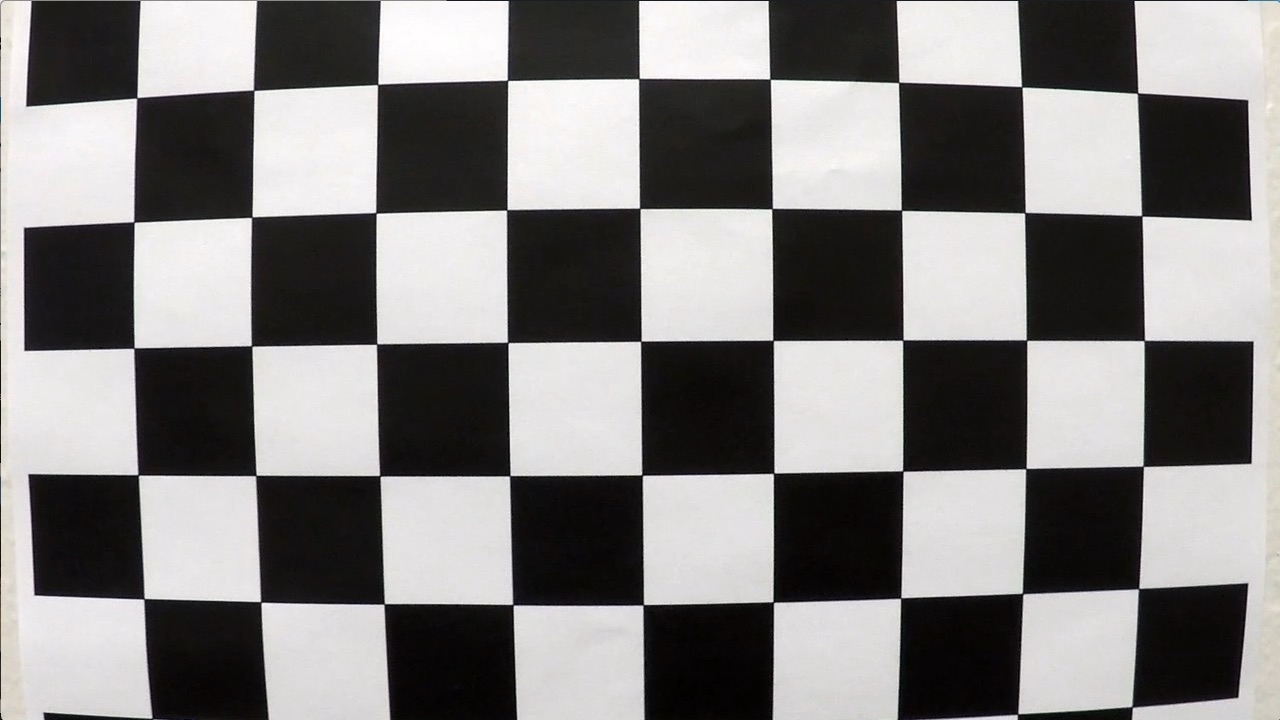
#> input picture img/Udacity/calib/calibration1.jpg, 1280 x 720 px
$ jupyter execute --allow-errors Projekt_Spurerkennung_v2.ipynb   (text cells are left out)
#> lines starting #> are read from the running program, lines starting #| are printed output that depends on the picture; after the words box and inside, x2 and y2 are one past the last pixel; in counts of white or black regions, pixels touching at a corner belong together; long printed decimals are rounded; pictures that were not available may be replaced by others from this repository, and a replacement may not be noted
[cell 1]
import cv2 as cv
from matplotlib import pyplot as plt
import numpy as np
import os
import glob
import time

print('Willkommen beim Projekt "Erkennung von Spurmarkierungen"')

[cell 2]
# termination criteria
criteria = (cv.TERM_CRITERIA_EPS + cv.TERM_CRITERIA_MAX_ITER, 30, 0.001)

grid_size = (9, 6)

# prepare object points, like (0,0,0), (1,0,0), (2,0,0) ....,(6,5,0)
objp = np.zeros((grid_size[0] * grid_size[1],3), np.float32)
objp[:,:2] = np.mgrid[0:grid_size[0],0:grid_size[1]].T.reshape(-1,2)

# Arrays to store object points and image points from all the images.
objpoints = [] # 3d point in real world space
imgpoints = [] # 2d points in image plane.

# read the chessboard imag
images = glob.glob('./img/Udacity/calib/*.jpg')
# images = [
#     'img/Udacity/calib/calibration1.jpg',
#     ]
for file_name in images:
    board = cv.cvtColor(cv.imread(file_name), cv.COLOR_BGR2RGB)
    gray_board = cv.cvtColor(board, cv.COLOR_RGB2GRAY)

    # Find the chess board corners
    ret, corners = cv.findChessboardCorners(gray_board, grid_size, None)
#> ret = False; corners = None

    # If found, add object points, image points (after refining them)
    if ret == True:
        objpoints.append(objp)
        corners2 = cv.cornerSubPix(gray_board,corners, (11,11), (-1,-1), criteria)
        imgpoints.append(corners)

        # Draw and display the corners
        cv.drawChessboardCorners(board, grid_size, corners2, ret)
        cv.imshow("img", board)
        print(file_name)
        if cv.waitKey(100) & 0xFF == ord('q'):
                break
#> pass 2 of the loop `for file_name in images:`:
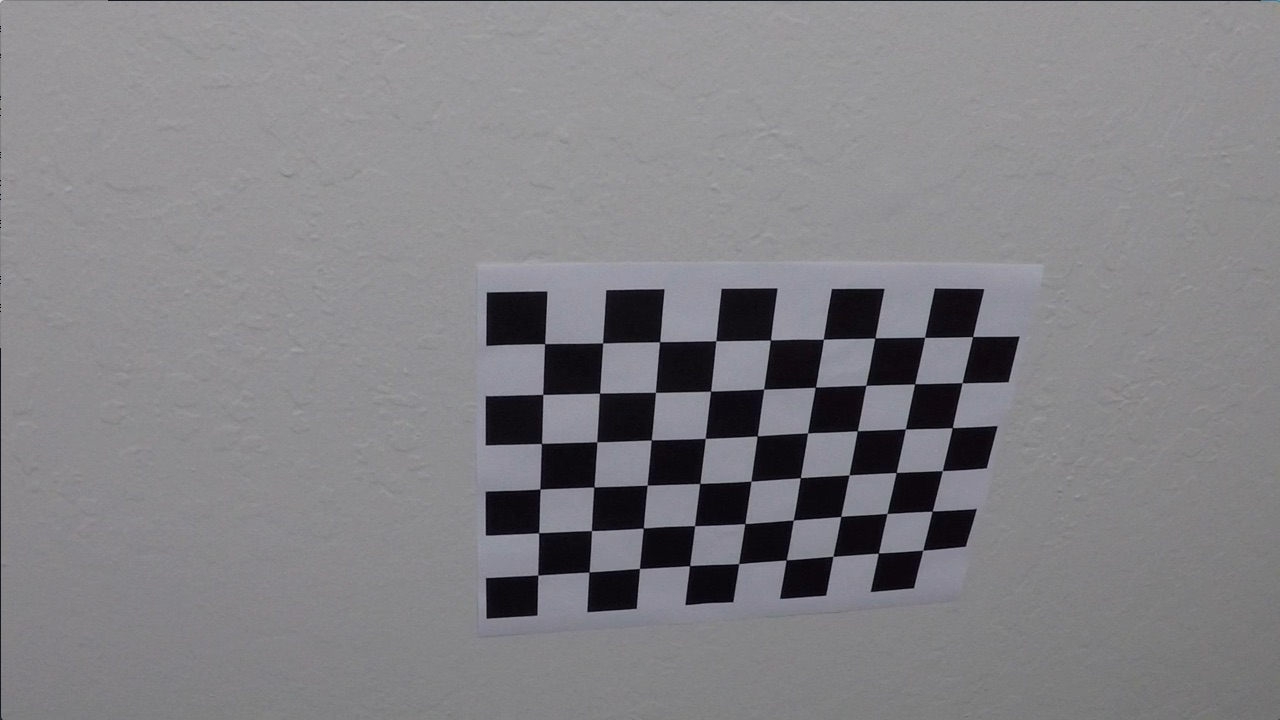
#> input picture img/Udacity/calib/calibration10.jpg, 1280 x 720 px
#> `ret, corners = cv.findChessboardCorners(gray_board, grid_size, None)`: ret = True; corners = 54 rows, first 8: [545.3, 343.1], [602.7, 342.8], [660.1, 341.3], [715.8, 340.7], [770.6, 340], [823.5, 339.2], [874.3, 338.5], [925.1, 337.4]
#> corners2 = 54 rows, first 8: [544.6, 343.6], [602.6, 343], [659.6, 341.7], [715.8, 340.7], [770.4, 339.9], [823.4, 339.3], [874.9, 337.9], [924.6, 337.3]
#> `cv.drawChessboardCorners(board, grid_size, corners2, ret)`:
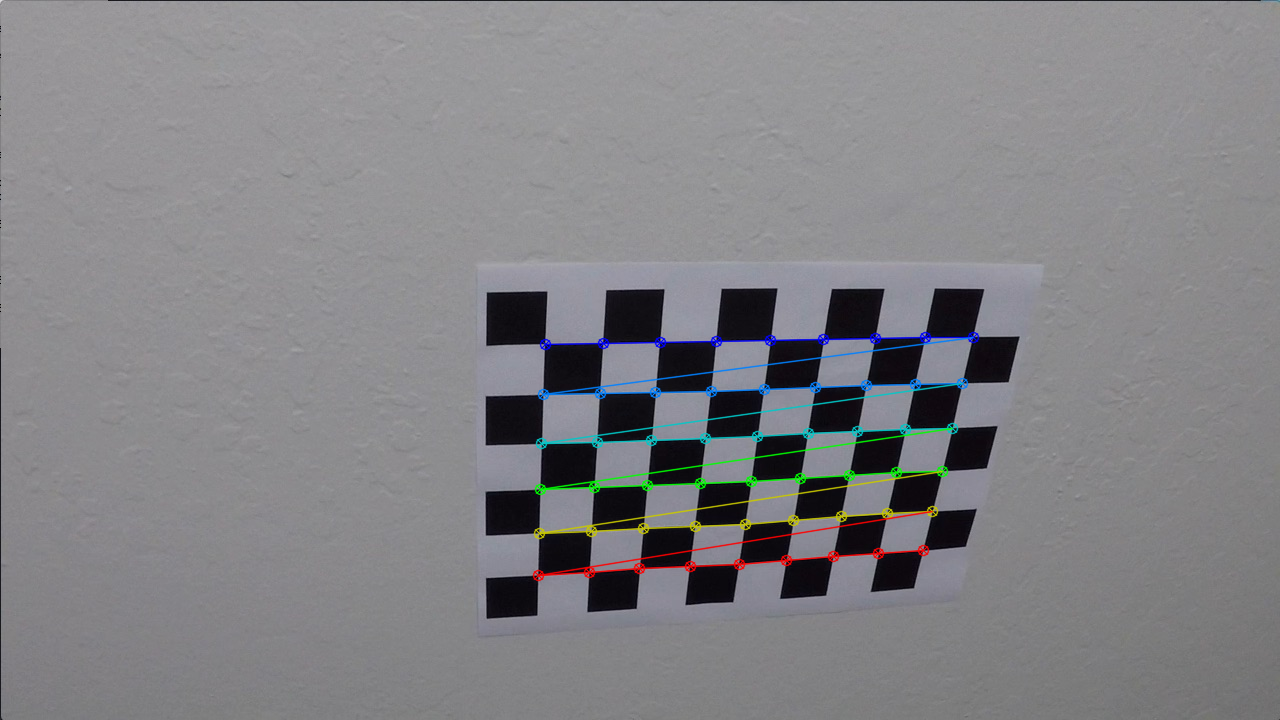
#> board: shape (720, 1280, 3); mean R, G, B 130.3, 130, 133.3
#> (key q is pressed here)

cv.destroyAllWindows()

[cell 3]
def errorRate(rvecs, tvecs, mtx, dist):
    mean_error = 0
    for i in range(len(objpoints)):
        imgpoints2, _ = cv.projectPoints(objpoints[i], rvecs[i], tvecs[i], mtx, dist)
        error = cv.norm(imgpoints[i], imgpoints2, cv.NORM_L2)/len(imgpoints2)
        mean_error += error
    return "total error: {}".format(mean_error/len(objpoints))

def equalize(img):
    h,  w = img.shape[:2]
    newcameramtx, roi = cv.getOptimalNewCameraMatrix(mtx, dist, (w,h), 1, (w,h))

    # undistort
    img = cv.undistort(img, mtx, dist, None, newcameramtx)

    # crop the image
    x, y, w, h = roi
    img = img[y:y+h, x:x+w]

    return img

# Generate the matrix and distortion coefficients
ret, mtx, dist, rvecs, tvecs = cv.calibrateCamera(objpoints, imgpoints, gray_board.shape[::-1], None, None)
#> ret = 0.409; mtx = [[1219.3, 0, 679.7], [0, 1242.7, 348], [0, 0, 1]]; dist = [[-0.865, 12.71, -0.00199, -0.0099, -76.42]]; rvecs = ([0.512, -0.209, 0.0358],); tvecs = ([-2.3, -0.0691, 20.64],)

# Get the Re-projection error rate. This is the average distance between the
# predicted and actual points. The lower the error, the better the
# fit.
print(errorRate(rvecs, tvecs, mtx, dist))
#> the loop in errorRate, `for i in range(len(objpoints)):` made 1 pass
#> (error, mean_error) on pass 1: (0.0556, 0.0556)
#> after the loop in errorRate, `for i in range(len(objpoints)):`: mean_error = 0.0556
#| total error: 0.05562

img = cv.imread('img/Udacity/calib/calibration3.jpg')
#> (the rest of this cell did not finish here and is left out)

[cell 4]
errorRate(rvecs, tvecs, mtx, dist)
#> the loop in errorRate (call 2), `for i in range(len(objpoints)):` made 1 pass
#> Out = 'total error: 0.055619486627461995'

[cell 5]
def get_transformation_coordinates(height, width):
    #first x coordinate, then y (yes confusing)
    src_top_left = [595, 384]
    src_top_right = [635, 384]
    src_bot_left = [320, 579]
    src_bot_right = [964, 579]

    # [4 lines of commented-out code are left out]
    src = [src_top_left, src_top_right, src_bot_left, src_bot_right]

    dst_top_left = [300,0]
    dst_top_right = [980,0]
    dst_bot_left = [350,620]
    dst_bot_right = [980,620]
    dst = [dst_top_left, dst_top_right, dst_bot_left, dst_bot_right]

    return src, dst


def calculate_matrix(img):

    height = len(img) -1
    width = len(img[0]) -1

    src_coor, dst_coor = get_transformation_coordinates(height, width)
    src = np.float32([src_coor[0], src_coor[1], src_coor[2], src_coor[3]])
    dst = np.float32([dst_coor[0], dst_coor[1], dst_coor[2], dst_coor[3]])

    M = cv.getPerspectiveTransform(src,dst)
    M_reversed = cv.getPerspectiveTransform(dst, src)

    return M, M_reversed

def transform_image_perspective(img):
    M, M_reversed = calculate_matrix(img)

    img_transformed = cv.warpPerspective(img,M,(img.shape[1], img.shape[0]),flags=cv.INTER_LINEAR) #TODO: possibly change this flag in future versions, maybe: INTER_NEAREST

    return img_transformed, M_reversed


def set_points_in_picture(img):
    height = len(img) -1
    width = len(img[0]) -1

    src_coor, _= get_transformation_coordinates(height, width)
    src = np.float32([src_coor[0], src_coor[1], src_coor[2], src_coor[3]])

    for val in src:
        cv.circle(img,(int(val[0]),int(val[1])),5,(0,255,0),-1)

    return img

#> (the rest of this cell did not finish here and is left out)

[cell 6]
# Window size
WIN_X = 1280
WIN_Y = 720

def showVideo(path, showBird = False, preprocess = None):
    # Load video
    video = cv.VideoCapture(path)
    prev_frame_time = 0
    new_frame_time = 0

    # While the video is running
    while(video.isOpened()):
        ret, frame = video.read()
        transformed = None

        # Break if video is finish or no input
        if not ret:
            break

        # Do here the image processing
        # Do operations on the frame
        frame = cv.resize(frame, (WIN_X, WIN_Y))
        frame = equalize(frame)

        if showBird:
            transformed, M_reversed = transform_image_perspective(frame)
        if preprocess is not None:
            frame = preprocess(frame)


        # Put bird view points into the video
        if showBird:
                frame = set_points_in_picture(frame)
        font = cv.FONT_HERSHEY_SIMPLEX
        new_frame_time = time.time()

        # Calculate Frame Rate
        fps = 1/(new_frame_time-prev_frame_time)
        prev_frame_time = new_frame_time
        fps = int(fps)
        fps = str(fps)

        # Put fps on the screen
        cv.putText(frame, fps, (7, 21), font, 1, (100, 100, 100), 2, cv.LINE_AA)

        if showBird:
            cv.putText(transformed, fps, (7, 21), font, 1, (100, 100, 100), 2, cv.LINE_AA)

        cv.imshow('Video', frame)
        if showBird: cv.imshow('transformed', transformed)

        # press 'Q' for exit
        if cv.waitKey(1) & 0xFF == ord('q'):
            break


    # Stop video and close window
    video.release()
    cv.destroyAllWindows()

# Path to video
video = "img/Udacity/project_video.mp4"
videoHarder = "img/Udacity/challenge_video.mp4"
videoHardest = "img/Udacity/harder_challenge_video.mp4"

showVideo(video, showBird = True, preprocess = None)
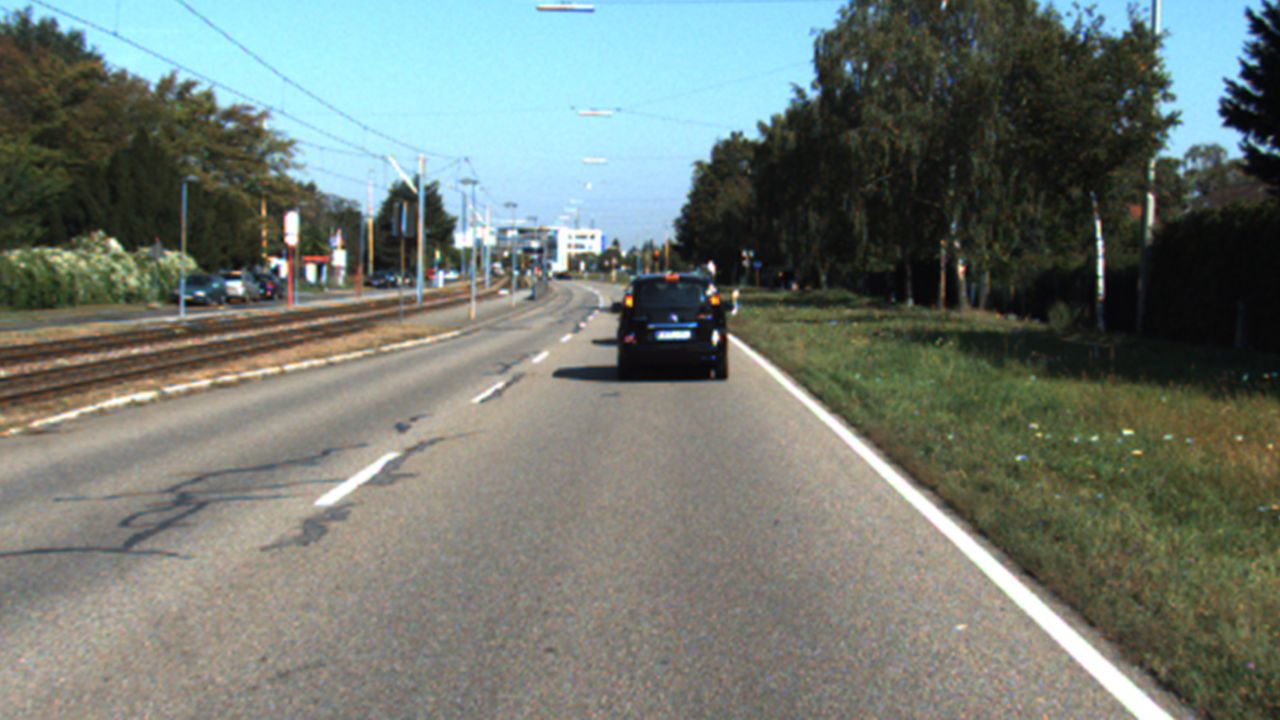
#> input picture img/KITTI/image009.jpg, 1280 x 720 px, given in place of project_video.mp4, which was not available
#> in showVideo, frame is the input picture: shape (720, 1280, 3); mean B, G, R 113.6, 120.7, 112.6
#> in equalize (call 3), `newcameramtx, roi = cv.getOptimalNewCameraMatrix(mtx, dist, (w,h), 1, ..`: newcameramtx = [[1219.3, 0, 679.7], [0, 1002.4, 397.7], [0, 0, 1]]; roi = (0, 117, 1279, 580)
#> in equalize (call 3), `img = cv.undistort(img, mtx, dist, None, newcameramtx)`:
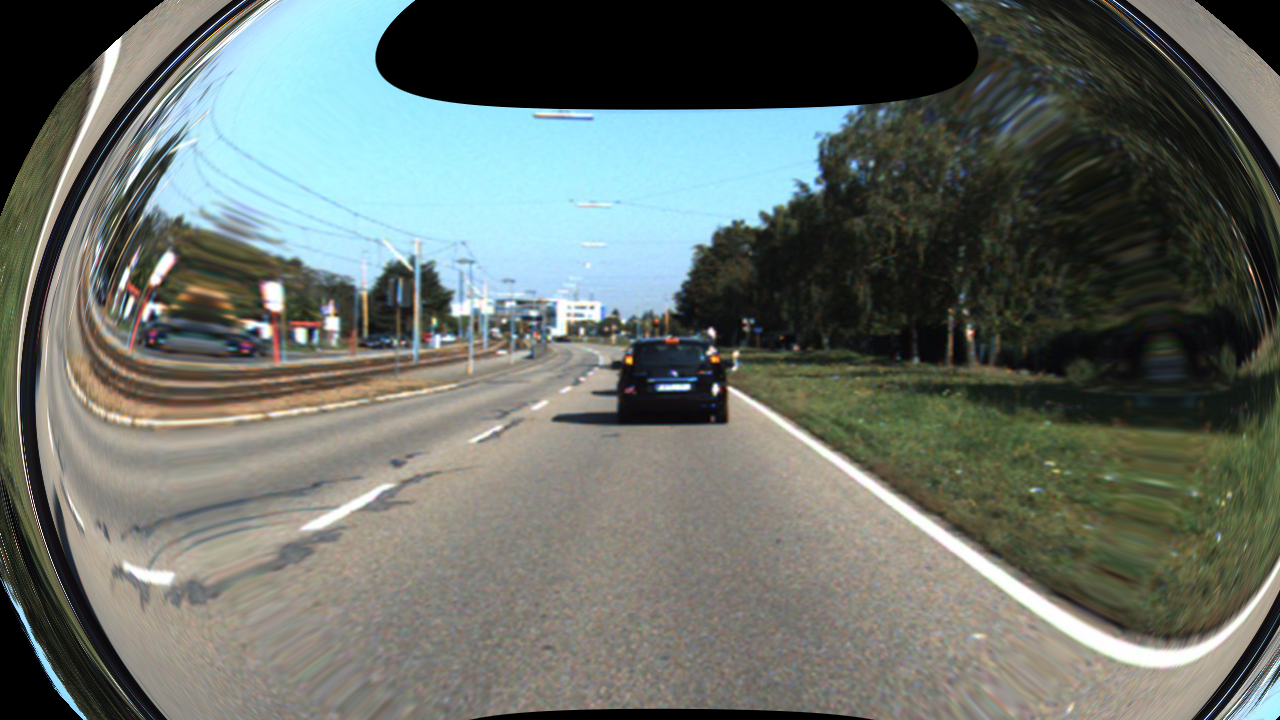
#> img: shape (720, 1280, 3); mean of channels 0, 1, 2 103.8, 109.7, 102.7; drawn as B, G, R
#> in equalize (call 3), `x, y, w, h = roi`: x = 0; y = 117; w = 1279; h = 580
#> in equalize (call 3), `img = img[y:y+h, x:x+w]`:
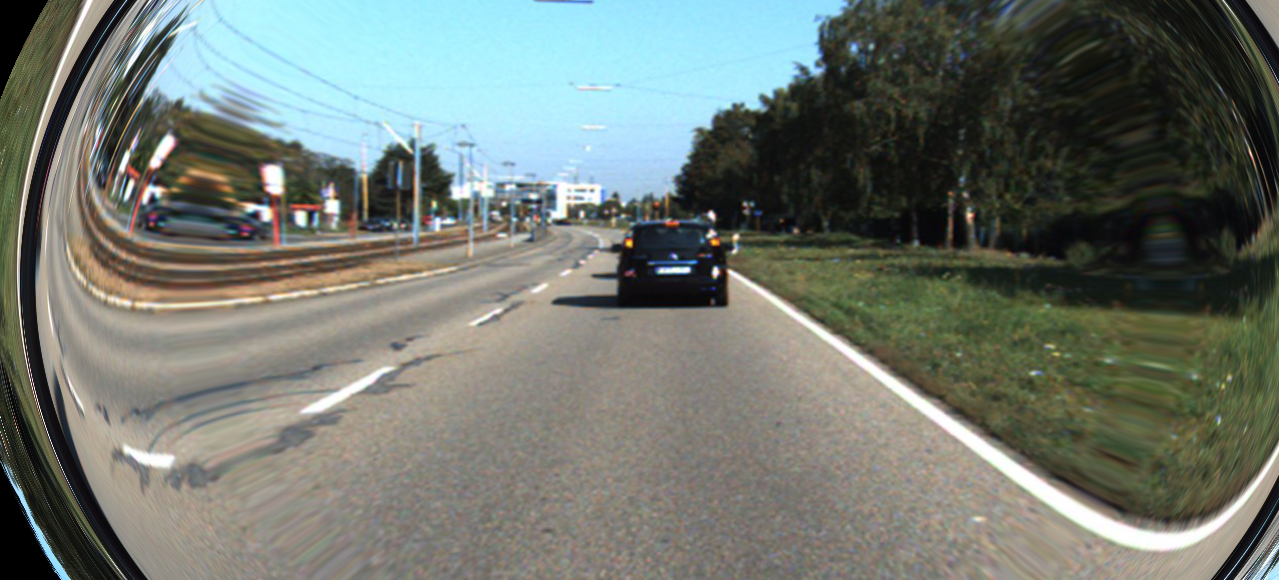
#> img: shape (580, 1279, 3); mean of channels 0, 1, 2 111.2, 118.6, 112.1; drawn as B, G, R
#> in calculate_matrix, `height = len(img) -1`: height = 579
#> in calculate_matrix, `width = len(img[0]) -1`: width = 1278
#> in calculate_matrix, `src_coor, dst_coor = get_transformation_coordinates(height, width)`: src_coor = [[595, 384], [635, 384], [320, 579], [964, 579]]; dst_coor = [[300, 0], [980, 0], [350, 620], [980, 620]]
#> in calculate_matrix, `src = np.float32([src_coor[0], src_coor[1], src_coor[2], src_coor[3]])`: src = [[595, 384], [635, 384], [320, 579], [964, 579]]
#> in calculate_matrix, `dst = np.float32([dst_coor[0], dst_coor[1], dst_coor[2], dst_coor[3]])`: dst = [[300, 0], [980, 0], [350, 620], [980, 620]]
#> in calculate_matrix, `M = cv.getPerspectiveTransform(src,dst)`: M = [[-0.544, -1.72, 973], [5.9e-16, -1.77, 678.9], [5.8e-19, -0.00269, 1]]
#> in calculate_matrix, `M_reversed = cv.getPerspectiveTransform(dst, src)`: M_reversed = [[0.0588, -0.935, 577.4], [1.04e-16, -0.566, 384], [2.7e-19, -0.00152, 1]]
#> in transform_image_perspective, `img_transformed = cv.warpPerspective(img,M,(img.shape[1], img.shape[0]..`:
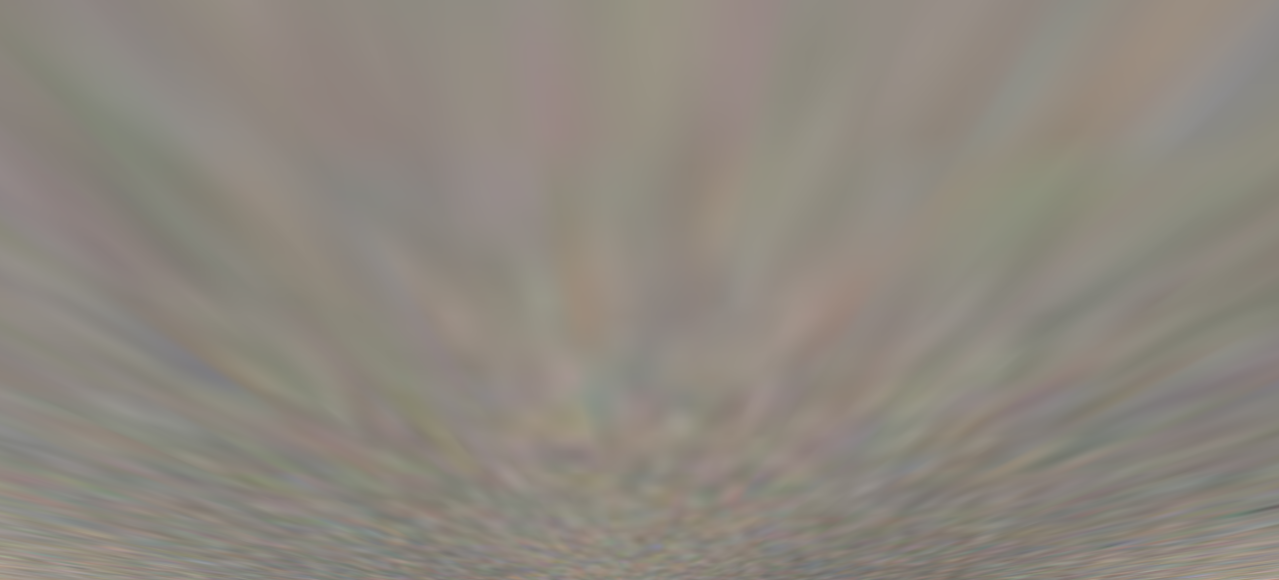
#> img_transformed: shape (580, 1279, 3); mean of channels 0, 1, 2 127.1, 135.7, 141.7; drawn as B, G, R
#> in set_points_in_picture, `height = len(img) -1`: height = 579
#> in set_points_in_picture, `width = len(img[0]) -1`: width = 1278
#> in set_points_in_picture, `src_coor, _= get_transformation_coordinates(height, width)`: src_coor = [[595, 384], [635, 384], [320, 579], [964, 579]]
#> the loop in set_points_in_picture, `for val in src:` made 4 passes
#> after the loop in set_points_in_picture, `for val in src:`: img: shape (580, 1279, 3); 0.03% of pixels changed, all inside (x1, y1, x2, y2) = (315, 379, 970, 580)
#> in showVideo, `font = cv.FONT_HERSHEY_SIMPLEX`: font = 0
#> in showVideo, `cv.putText(frame, fps, (7, 21), font, 1, (100, 100, 100), 2, cv.LINE_AA)`: frame: shape (580, 1279, 3); mean of channels 0, 1, 2 111.2, 118.7, 112
#> in showVideo, `cv.putText(transformed, fps, (7, 21), font, 1, (100, 100, 100), 2, cv...`: transformed: shape (580, 1279, 3); 0.03% of pixels changed, all inside (x1, y1, x2, y2) = (8, 0, 27, 24)
#> (key q is pressed here)
